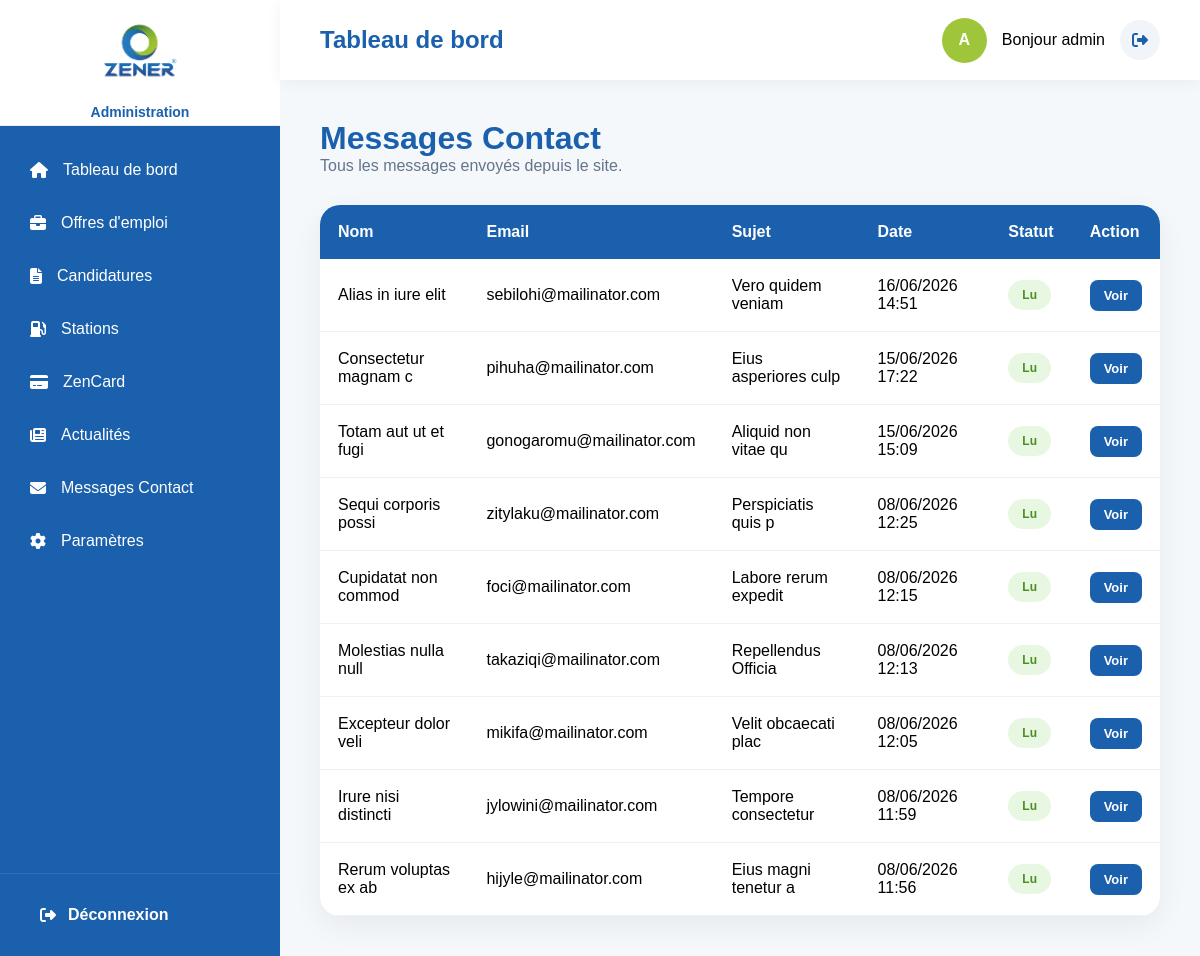
/admin-panel/contact/ (signed in), run on the app's committed database.
### ZenerApp/models.py (models this page shows, shortened)
class ContactMessage(models.Model):
    nom = models.CharField(
        max_length=255
    )
    email = models.EmailField()
    telephone = models.CharField(
        max_length=100,
        blank=True
    )
    sujet = models.CharField(
        max_length=255
    )
    message = models.TextField()
    lu = models.BooleanField(
        default=False
    )
    created_at = models.DateTimeField(
        auto_now_add=True
    )
    class Meta:
        ordering = ['-created_at']

### ZenerApp/views.py (the view)
@login_required(login_url='admin_login')
@user_passes_test(admin_required, login_url='admin_login')
def admin_contact_list(request):
    contacts = ContactMessage.objects.all()
    return render(
        request,
        'admin/contact/contact_list.html',
        {
            'contacts': contacts
        }
    )

### ZenerApp/views.py (called while the page is built)
def admin_required(user):
    return user.is_authenticated and user.is_staff

### templates/admin/contact/contact_list.html (shortened to what this page needs)
{% extends 'admin/base.html' %}
{% block content %}
<div class="page-header">
    <div>
        <h1>
            Messages Contact
        </h1>
        <p>
            Tous les messages envoyés depuis le site.
        </p>
    </div>
</div>
<div class="table-card">
    <table>
        <thead>
            <tr>
                <th>Nom</th>
                <th>Email</th>
                <th>Sujet</th>
                <th>Date</th>
                <th>Statut</th>
                <th>Action</th>
            </tr>
        </thead>
        <tbody>
            {% for contact in contacts %}
            <tr>
                <td>
                    {{ contact.nom }}
                </td>
                <td>
                    {{ contact.email }}
                </td>
                <td>
                    {{ contact.sujet }}
                </td>
                <td>
                    {{ contact.created_at|date:"d/m/Y H:i" }}
                </td>
                <td>
                    {% if contact.lu %}
                        <span class="badge-read">
                            Lu
                        </span>
                    {% else %}
                        <span class="badge-new">
                            Nouveau
                        </span>
                    {% endif %}
                </td>
                <td>
                    <a
                       href="{% url 'admin_contact_detail' contact.id %}"
                       class="btn-view">
                        Voir
                    </a>
                </td>
            </tr>
            {% endfor %}
        </tbody>
    </table>
</div>
{% endblock %}

### templates/admin/base.html (shortened to what this page needs)
{% load static %}
<!DOCTYPE html>
<html lang="fr">
<head>
<link rel="stylesheet"
href="https://cdnjs.cloudflare.com/ajax/libs/font-awesome/6.5.2/css/all.min.css">
<link
href="https://cdn.jsdelivr.net/npm/remixicon@4.3.0/fonts/remixicon.css"
rel="stylesheet"
/>
<link
rel="stylesheet"
href="https://cdnjs.cloudflare.com/ajax/libs/font-awesome/6.5.2/css/all.min.css"
/>
</head>
<body>
<div class="admin-layout">
    <aside class="sidebar">
<div class="logo">
    <img src="{% static 'images/logo.png' %}" alt="ZENER">
    <span>Administration</span>
</div>
        <ul class="menu">
            <li>
                <a href="{% url 'dashboard_home' %}">
                    <i class="fa-solid fa-house"></i>
                    Tableau de bord
                </a>
            </li>
<li>
    <a href="{% url 'admin_job_list' %}">
        <i class="fa-solid fa-briefcase"></i>
        Offres d'emploi
    </a>
</li>
<li>
    <a href="{% url 'admin_candidatures_list' %}">
        <i class="fa-solid fa-file-lines"></i>
        Candidatures
    </a>
</li>
            <li>
                <a href="#">
                    <i class="fa-solid fa-gas-pump"></i>
                    Stations
                </a>
            </li>
            <li>
                <a href="{% url 'admin_zencard_list' %}">
                    <i class="fa-solid fa-credit-card"></i>
                    ZenCard
                </a>
            </li>
            <li>
                <a href="{% url 'admin_news_list' %}">
                    <i class="fa-solid fa-newspaper"></i>
                    Actualités
                </a>
            </li>
<li>
    <a href="{% url 'admin_contact_list' %}">
        <i class="fa-solid fa-envelope"></i>
        Messages Contact
    </a>
</li>
            <li>
                <a href="#">
                    <i class="fa-solid fa-gear"></i>
                    Paramètres
                </a>
            </li>
        </ul>
<div class="sidebar-logout">
    <a href="{% url 'admin_logout' %}">
        <i class="fa-solid fa-right-from-bracket"></i>
        Déconnexion
    </a>
</div>
    </aside>
    <div class="main-content">
        <header class="topbar">
            <div class="page-title">
                Tableau de bord
            </div>
<div class="admin-user">
    <div class="avatar">
        {{ request.user.username|first|upper }}
    </div>
    <span>
        Bonjour {{ request.user.username }}
    </span>
    <a href="{% url 'admin_logout' %}" class="logout-btn">
        <i class="fa-solid fa-right-from-bracket"></i>
    </a>
</div>
        </header>
        <main class="content">
            {% block content %}
            {% endblock %}
        </main>
    </div>
</div>
</body>
</html>

### templates/admin/base.html (style rules this page uses)
* { margin:0; padding:0; box-sizing:border-box; }
body { font-family:Arial,sans-serif; background:#f5f8fb; }
.admin-layout { display:flex; min-height:100vh; }
.sidebar { width:280px; background:#1b60ad; color:white; position:fixed; top:0; left:0; bottom:0; overflow-y:auto; }
.logo { padding:30px; border-bottom:1px solid rgba(255,255,255,.1); }
.logo span { color:#9fc63b; font-size:14px; }
.menu { list-style:none; padding:20px 0; }
.menu li { margin-bottom:5px; }
.menu a { display:flex; align-items:center; gap:15px; padding:15px 30px; color:white; text-decoration:none; transition:.3s; }
.main-content { margin-left:280px; width:calc(100% - 280px); }
.topbar { height:80px; background:white; display:flex; justify-content:space-between; align-items:center; padding:0 40px; box-shadow:0 2px 15px rgba(0,0,0,.05); }
.page-title { font-size:24px; font-weight:700; color:#1b60ad; }
.admin-user { display:flex; align-items:center; gap:15px; }
.avatar { width:45px; height:45px; border-radius:50%; background:#9fc63b; color:white; display:flex; align-items:center; justify-content:center; font-weight:700; }
.content { padding:40px; }
.logout-btn { width:40px; height:40px; display:flex; align-items:center; justify-content:center; border-radius:50%; background:#f1f5f9; color:#1b60ad; text-decoration:none; transition:.3s; }
.sidebar-logout { position:absolute; bottom:0; left:0; width:100%; padding:20px; border-top:1px solid rgba(255,255,255,.1); }
.sidebar-logout a { display:flex; align-items:center; gap:12px; color:white; text-decoration:none; padding:12px 20px; border-radius:8px; transition:.3s; font-weight:600; }
.sidebar { position:fixed; top:0; left:0; bottom:0; display:flex; flex-direction:column; }
.logo { padding:5px; background:white; border-bottom:1px solid rgba(0,0,0,.08); display:flex; flex-direction:column; align-items:center; justify-content:center; gap:10px; }
.logo img { width:120px; height:auto; object-fit:contain; }
.logo span { font-size:14px; font-weight:600; color:#1b60ad; }
.topbar { position:fixed; top:0; left:280px; right:0; height:80px; background:white; display:flex; justify-content:space-between; align-items:center; padding:0 40px; box-shadow:0 2px 15px rgba(0,0,0,.05); z-index:1000; }
.main-content { margin-left:280px; margin-top:80px; }

### templates/admin/contact/contact_list.html (style rules this page uses)
.page-header { display:flex; justify-content:space-between; align-items:center; margin-bottom:30px; }
.page-header h1 { color:#1b60ad; font-size:32px; font-weight:800; }
.page-header p { color:#64748b; }
.table-card { background:white; border-radius:20px; overflow:hidden; box-shadow:0 10px 30px rgba(0,0,0,.06); }
table { width:100%; border-collapse:collapse; }
thead { background:#1b60ad; }
thead th { color:white; padding:18px; text-align:left; }
tbody td { padding:18px; border-bottom:1px solid #edf2f7; }
.badge-read { background:#e8f7e2; color:#4b8f1e; padding:8px 14px; border-radius:30px; font-weight:700; font-size:12px; }
.btn-view { text-decoration:none; background:#1b60ad; color:white; padding:8px 14px; border-radius:8px; font-size:13px; font-weight:600; }

### data on the page
ContactMessage: nom "Alias in iure elit", email "sebilohi@mailinator.com", sujet "Vero quidem veniam", created_at "16/06/2026 14:51", lu "Lu"
ContactMessage: nom "Consectetur magnam c", email "pihuha@mailinator.com", sujet "Eius asperiores culp", created_at "15/06/2026 17:22", lu "Lu"
ContactMessage: nom "Totam aut ut et fugi", email "gonogaromu@mailinator.com", sujet "Aliquid non vitae qu", created_at "15/06/2026 15:09", lu "Lu"
ContactMessage: nom "Sequi corporis possi", email "zitylaku@mailinator.com", sujet "Perspiciatis quis p", created_at "08/06/2026 12:25", lu "Lu"
ContactMessage: nom "Cupidatat non commod", email "foci@mailinator.com", sujet "Labore rerum expedit", created_at "08/06/2026 12:15", lu "Lu"
ContactMessage: nom "Molestias nulla null", email "takaziqi@mailinator.com", sujet "Repellendus Officia", created_at "08/06/2026 12:13", lu "Lu"
ContactMessage: nom "Excepteur dolor veli", email "mikifa@mailinator.com", sujet "Velit obcaecati plac", created_at "08/06/2026 12:05", lu "Lu"
ContactMessage: nom "Irure nisi distincti", email "jylowini@mailinator.com", sujet "Tempore consectetur", created_at "08/06/2026 11:59", lu "Lu"
ContactMessage: nom "Rerum voluptas ex ab", email "hijyle@mailinator.com", sujet "Eius magni tenetur a", created_at "08/06/2026 11:56", lu "Lu"

### other printed values
{{ request.user.username|first|upper }} "A"
{{ request.user.username }} "admin"
